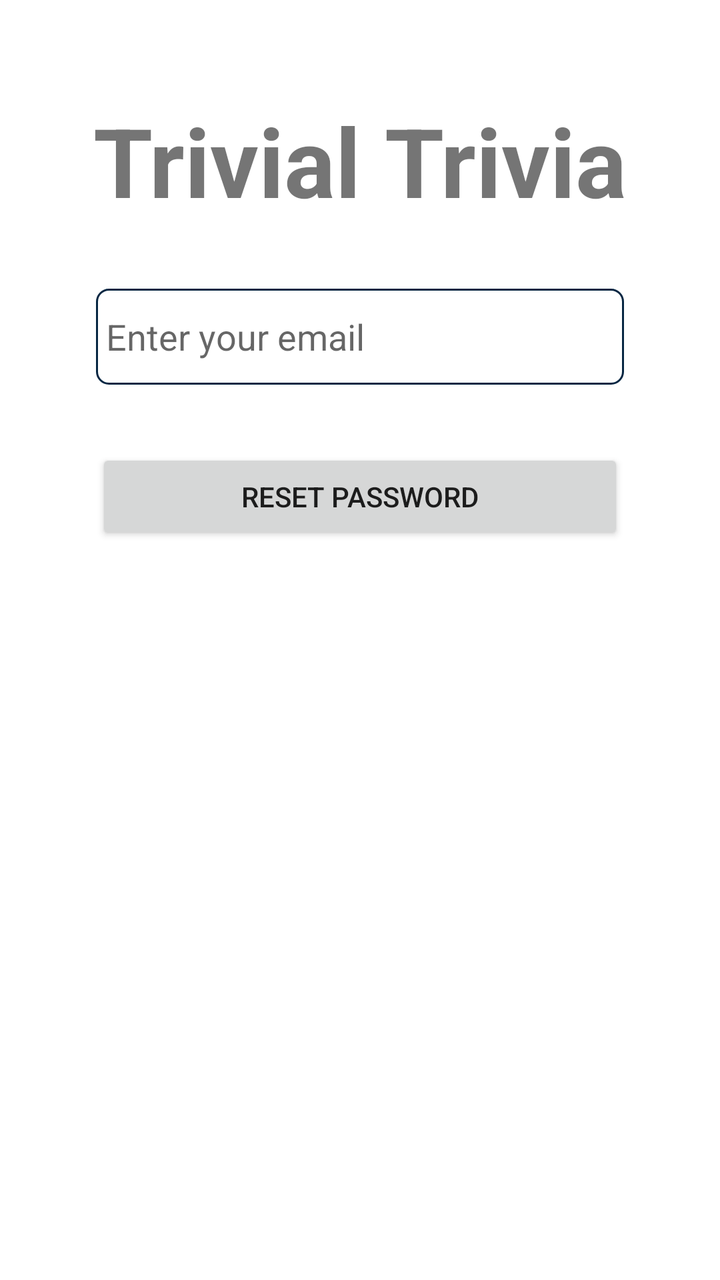
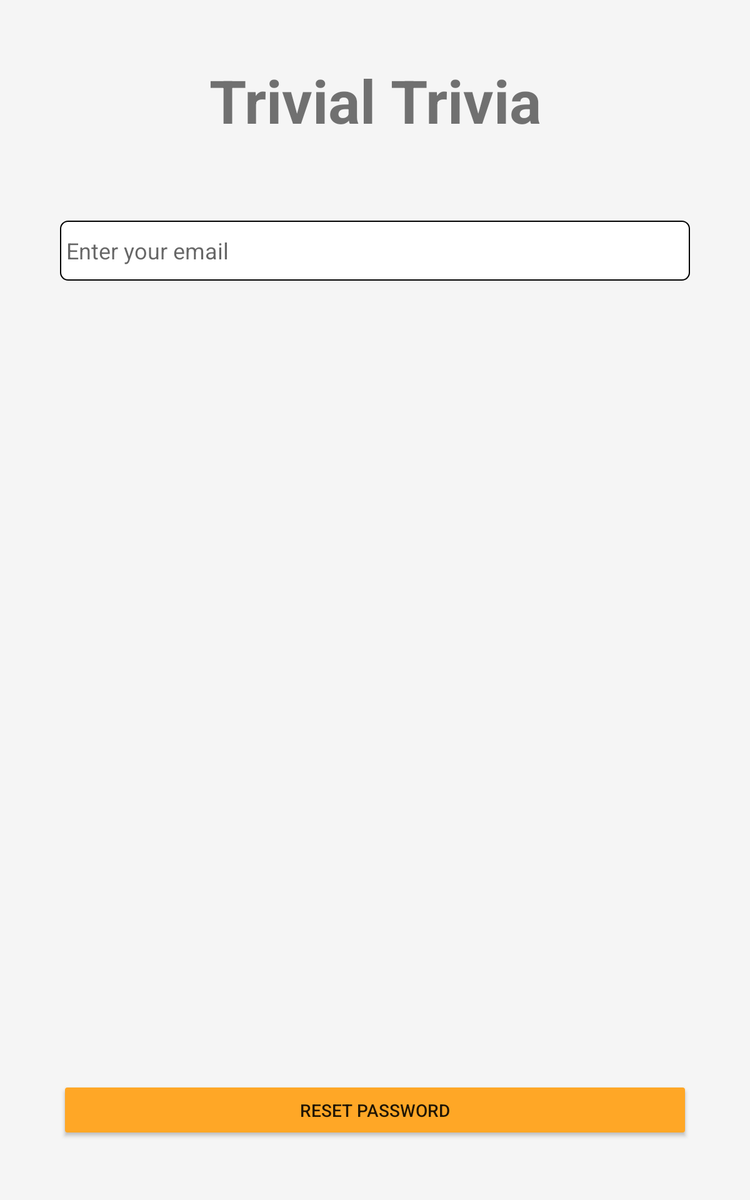

Compare how this app lays out the same screen by default and in its alternative resource folder. The renders come first, then the two layout files and the values they reference.
<!-- AndroidManifest.xml: application theme Theme.TrivialTrivia -->
<!-- res/layout/activity_forgot_password.xml -->
<?xml version="1.0" encoding="utf-8"?>
<androidx.constraintlayout.widget.ConstraintLayout xmlns:android="http://schemas.android.com/apk/res/android"
    xmlns:app="http://schemas.android.com/apk/res-auto"
    xmlns:tools="http://schemas.android.com/tools"
    android:layout_width="match_parent"
    android:layout_height="match_parent"
    tools:context=".Activities.ForgotPasswordActivity">

    <TextView
        android:id="@+id/textForgotPasswordHeader"
        android:layout_width="wrap_content"
        android:layout_height="wrap_content"
        android:layout_marginTop="32dp"
        android:text="@string/textAppName"
        android:textSize="48sp"
        android:textStyle="bold"
        app:layout_constraintEnd_toStartOf="@+id/guideline17"
        app:layout_constraintStart_toStartOf="@+id/guideline16"
        app:layout_constraintTop_toTopOf="@+id/guideline18" />

    <androidx.constraintlayout.widget.Guideline
        android:id="@+id/guideline16"
        android:layout_width="wrap_content"
        android:layout_height="wrap_content"
        android:orientation="vertical"
        app:layout_constraintGuide_begin="16dp" />

    <androidx.constraintlayout.widget.Guideline
        android:id="@+id/guideline17"
        android:layout_width="wrap_content"
        android:layout_height="wrap_content"
        android:orientation="vertical"
        app:layout_constraintGuide_end="16dp" />

    <androidx.constraintlayout.widget.Guideline
        android:id="@+id/guideline18"
        android:layout_width="wrap_content"
        android:layout_height="wrap_content"
        android:orientation="horizontal"
        app:layout_constraintGuide_begin="16dp" />

    <androidx.constraintlayout.widget.Guideline
        android:id="@+id/guideline19"
        android:layout_width="wrap_content"
        android:layout_height="wrap_content"
        android:orientation="horizontal"
        app:layout_constraintGuide_end="16dp" />

    <EditText
        android:id="@+id/editTextEmailAddressRetrieval"
        android:layout_width="0dp"
        android:layout_height="wrap_content"
        android:layout_marginStart="32dp"
        android:layout_marginTop="32dp"
        android:layout_marginEnd="32dp"
        android:background="@drawable/border"
        android:ems="10"
        android:hint="Enter your email"
        android:inputType="textEmailAddress"
        android:minHeight="48dp"
        android:padding="5dp"
        app:layout_constraintEnd_toStartOf="@+id/guideline17"
        app:layout_constraintStart_toStartOf="@+id/guideline16"
        app:layout_constraintTop_toBottomOf="@+id/textForgotPasswordHeader" />

    <Button
        android:id="@+id/buttonResetPassword"
        android:layout_width="0dp"
        android:layout_height="wrap_content"
        android:layout_marginStart="32dp"
        android:layout_marginTop="32dp"
        android:layout_marginEnd="32dp"
        android:text="@string/buttonResetPassword"
        app:layout_constraintEnd_toStartOf="@+id/guideline17"
        app:layout_constraintStart_toStartOf="@+id/guideline16"
        app:layout_constraintTop_toBottomOf="@+id/editTextEmailAddressRetrieval" />

    <ProgressBar
        android:id="@+id/progressBarForgotPassword"
        style="?android:attr/progressBarStyleLarge"
        android:layout_width="wrap_content"
        android:layout_height="wrap_content"
        android:layout_marginTop="32dp"
        android:visibility="gone"
        app:layout_constraintEnd_toStartOf="@+id/guideline17"
        app:layout_constraintStart_toStartOf="@+id/guideline16"
        app:layout_constraintTop_toBottomOf="@+id/buttonResetPassword" />

</androidx.constraintlayout.widget.ConstraintLayout>
<!-- resources referenced by this layout -->
<resources>
  <!-- drawable border (drawable) -->
  <shape
          xmlns:android="http://schemas.android.com/apk/res/android"
          android:shape="rectangle">
          <solid
              android:color="@android:color/transparent"/>
  
          <corners
              android:bottomRightRadius="6dp"
              android:bottomLeftRadius="6dp"
              android:topLeftRadius="6dp"
              android:topRightRadius="6dp"/>
          <stroke
              android:color="#072743"
              android:width="1dp"/>
      </shape>
  <string name="buttonResetPassword">Reset Password</string>
  <string name="textAppName" translatable="false">Trivial Trivia</string>
  <style name="Theme.TrivialTrivia" parent="Theme.MaterialComponents.DayNight.NoActionBar">
          
          <item name="colorPrimary">@color/purple_500</item>
          <item name="colorPrimaryVariant">@color/purple_700</item>
          <item name="colorOnPrimary">@color/white</item>
          
          <item name="colorSecondary">@color/teal_200</item>
          <item name="colorSecondaryVariant">@color/teal_700</item>
          <item name="colorOnSecondary">@color/black</item>
          
          <item name="android:statusBarColor" tools:targetApi="l">?attr/colorPrimaryVariant</item>
          
  
      </style>
  <color name="purple_500">#FF6200EE</color>
  <color name="purple_700">#FF3700B3</color>
  <color name="white">#FFFFFFFF</color>
  <color name="teal_200">#FF03DAC5</color>
  <color name="teal_700">#FF018786</color>
  <color name="black">#FF000000</color>
</resources>
<!-- res/layout-sw600dp/activity_forgot_password.xml (the author's variant of the layout above) -->
<!-- drawn on a 7-inch tablet held upright -->
<?xml version="1.0" encoding="utf-8"?>
<androidx.constraintlayout.widget.ConstraintLayout xmlns:android="http://schemas.android.com/apk/res/android"
    xmlns:app="http://schemas.android.com/apk/res-auto"
    xmlns:tools="http://schemas.android.com/tools"
    android:layout_width="match_parent"
    android:layout_height="match_parent"
    android:background="@color/background"
    tools:context=".Activities.ForgotPasswordActivity">

    <TextView
        android:id="@+id/textForgotPasswordHeader"
        android:layout_width="wrap_content"
        android:layout_height="wrap_content"
        android:layout_marginTop="32dp"
        android:text="@string/textAppName"
        android:textSize="48sp"
        android:textStyle="bold"
        app:layout_constraintEnd_toStartOf="@+id/guideline17"
        app:layout_constraintStart_toStartOf="@+id/guideline16"
        app:layout_constraintTop_toTopOf="@+id/guideline18" />

    <androidx.constraintlayout.widget.Guideline
        android:id="@+id/guideline16"
        android:layout_width="wrap_content"
        android:layout_height="wrap_content"
        android:orientation="vertical"
        app:layout_constraintGuide_begin="16dp" />

    <androidx.constraintlayout.widget.Guideline
        android:id="@+id/guideline17"
        android:layout_width="wrap_content"
        android:layout_height="wrap_content"
        android:orientation="vertical"
        app:layout_constraintGuide_end="16dp" />

    <androidx.constraintlayout.widget.Guideline
        android:id="@+id/guideline18"
        android:layout_width="wrap_content"
        android:layout_height="wrap_content"
        android:orientation="horizontal"
        app:layout_constraintGuide_begin="16dp" />

    <androidx.constraintlayout.widget.Guideline
        android:id="@+id/guideline19"
        android:layout_width="wrap_content"
        android:layout_height="wrap_content"
        android:orientation="horizontal"
        app:layout_constraintGuide_end="16dp" />

    <EditText
        android:id="@+id/editTextEmailAddressRetrieval"
        android:layout_width="0dp"
        android:layout_height="wrap_content"
        android:layout_marginStart="32dp"
        android:layout_marginTop="64dp"
        android:layout_marginEnd="32dp"
        android:background="@drawable/textinput"
        android:ems="10"
        android:hint="Enter your email"
        android:inputType="textEmailAddress"
        android:minHeight="48dp"
        android:padding="5dp"
        app:layout_constraintEnd_toStartOf="@+id/guideline17"
        app:layout_constraintStart_toStartOf="@+id/guideline16"
        app:layout_constraintTop_toBottomOf="@+id/textForgotPasswordHeader" />

    <Button
        android:id="@+id/buttonResetPassword"
        android:layout_width="0dp"
        android:layout_height="wrap_content"
        android:layout_marginStart="32dp"
        android:layout_marginEnd="32dp"
        android:layout_marginBottom="32dp"
        android:backgroundTint="@color/button"
        android:text="@string/buttonResetPassword"
        app:layout_constraintBottom_toTopOf="@+id/guideline19"
        app:layout_constraintEnd_toStartOf="@+id/guideline17"
        app:layout_constraintStart_toStartOf="@+id/guideline16" />

    <ProgressBar
        android:id="@+id/progressBarForgotPassword"
        style="?android:attr/progressBarStyleLarge"
        android:layout_width="wrap_content"
        android:layout_height="wrap_content"
        android:layout_marginTop="32dp"
        android:visibility="gone"
        app:layout_constraintEnd_toStartOf="@+id/guideline17"
        app:layout_constraintStart_toStartOf="@+id/guideline16"
        app:layout_constraintTop_toBottomOf="@+id/buttonResetPassword" />

</androidx.constraintlayout.widget.ConstraintLayout>
<!-- resources referenced by the variant -->
<!-- as a 7-inch tablet held upright resolves them -->
<resources>
  <color name="background">#F5F5F5</color>
  <color name="button">#FFA726</color>
  <!-- drawable textinput (drawable) -->
  <shape
      xmlns:android="http://schemas.android.com/apk/res/android"
      android:shape="rectangle">
      <solid
          android:color="@color/white"/>
  
      <corners
          android:bottomRightRadius="6dp"
          android:bottomLeftRadius="6dp"
          android:topLeftRadius="6dp"
          android:topRightRadius="6dp"
          />
      <stroke
          android:color="#000000"
          android:width="1dp"/>
  </shape>
  <string name="buttonResetPassword">Reset Password</string>
  <string name="textAppName" translatable="false">Trivial Trivia</string>
  <style name="Theme.TrivialTrivia" parent="Theme.MaterialComponents.DayNight.NoActionBar">
          
          <item name="colorPrimary">@color/purple_500</item>
          <item name="colorPrimaryVariant">@color/purple_700</item>
          <item name="colorOnPrimary">@color/white</item>
          
          <item name="colorSecondary">@color/teal_200</item>
          <item name="colorSecondaryVariant">@color/teal_700</item>
          <item name="colorOnSecondary">@color/black</item>
          
          <item name="android:statusBarColor" tools:targetApi="l">?attr/colorPrimaryVariant</item>
          
  
      </style>
  <color name="white">#FFFFFFFF</color>
  <color name="purple_500">#FF6200EE</color>
  <color name="purple_700">#FF3700B3</color>
  <color name="teal_200">#FF03DAC5</color>
  <color name="teal_700">#FF018786</color>
  <color name="black">#FF000000</color>
</resources>
